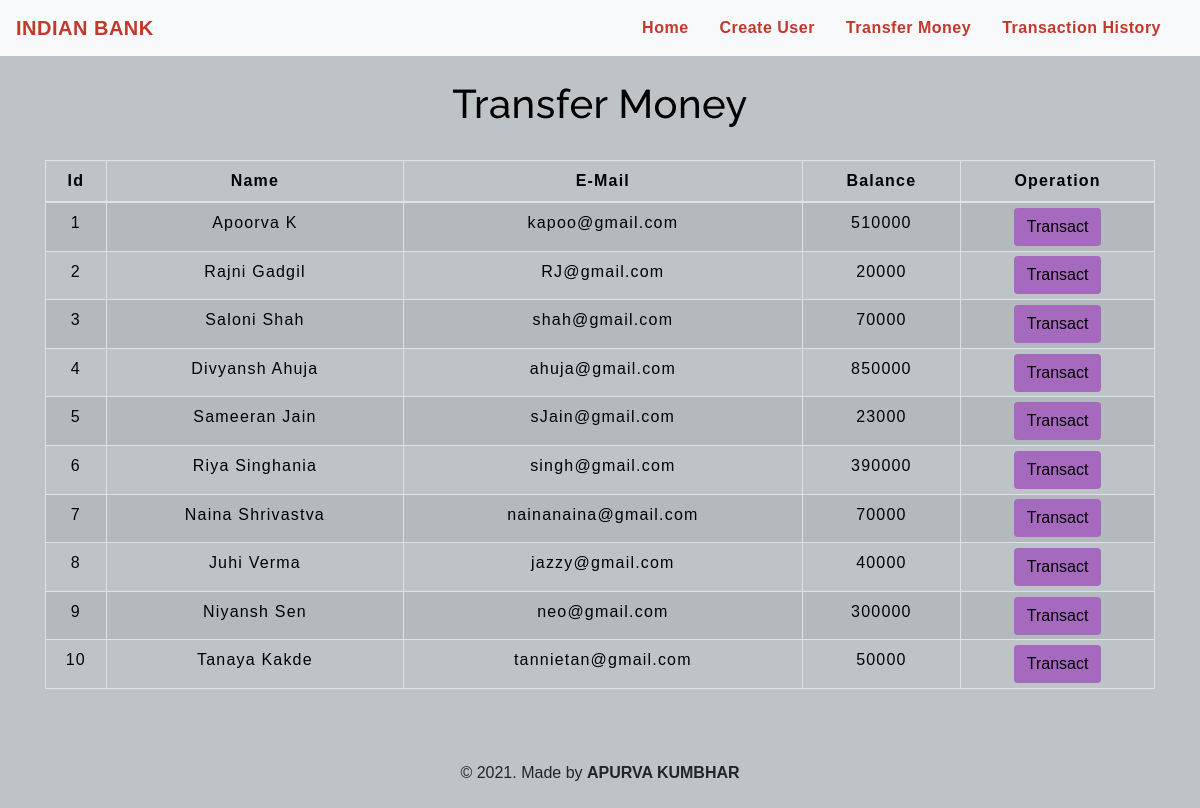
The app's page /transfermoney.php with its own data.
### tables this page shows
CREATE TABLE `users` (
  `id` int(3) NOT NULL,
  `name` text NOT NULL,
  `email` varchar(30) NOT NULL,
  `balance` int(8) NOT NULL
);

### transfermoney.php (the view, shortened to what this page needs)
<!DOCTYPE html>
<html lang="en">
<head>
    <link rel="stylesheet" href="https://maxcdn.bootstrapcdn.com/bootstrap/4.0.0/css/bootstrap.min.css">
    <link rel="stylesheet" type="text/css" href="css/table.css">
    <link rel="stylesheet" type="text/css" href="css/navbar.css">
</head>
<body style="background-color : #BDC3C7;">
<?php
    include 'config.php';
    $sql = "SELECT * FROM users";
    $result = mysqli_query($conn,$sql);
?>
<?php
  include 'navbar.php';
?>
<div class="container">
        <h2 class="text-center pt-4" style="color : black;">Transfer Money</h2>
        <br>
            <div class="row">
                <div class="col">
                    <div class="table-responsive-sm">
                    <table class="table table-hover table-sm table-striped table-condensed table-bordered" style="border-color:black;">
                        <thead style="color : black;">
                            <tr>
                            <th scope="col" class="text-center py-2">Id</th>
                            <th scope="col" class="text-center py-2">Name</th>
                            <th scope="col" class="text-center py-2">E-Mail</th>
                            <th scope="col" class="text-center py-2">Balance</th>
                            <th scope="col" class="text-center py-2">Operation</th>
                            </tr>
                        </thead>
                        <tbody>
                <?php
                    while($rows=mysqli_fetch_assoc($result)){
                ?>
                    <tr style="color : black;">
                        <td class="py-2"><?php echo $rows['id'] ?></td>
                        <td class="py-2"><?php echo $rows['name']?></td>
                        <td class="py-2"><?php echo $rows['email']?></td>
                        <td class="py-2"><?php echo $rows['balance']?></td>
                        <td><a href="selecteduserdetail.php?id= <?php echo $rows['id'] ;?>"> <button type="button" class="btn" style="background-color : #A569BD;">Transact</button></a></td>
                    </tr>
                <?php
                    }
                ?>
                        </tbody>
                    </table>
                    </div>
                </div>
            </div>
         </div>
         <footer class="text-center mt-5 py-2">
            <p>&copy 2021. Made by <b>APURVA KUMBHAR</b> <br> </p>
        </footer>
</body>
</html>

### navbar.php (shortened to what this page needs)
<nav class="navbar navbar-expand-md navbar-light bg-light">
<a class="navbar-brand" href="index.php" style="color : #C0392B;"><b>INDIAN BANK</b></a>
<div class="collapse navbar-collapse" id="collapsibleNavbar">
      <ul class="navbar-nav ml-auto">
        <li class="nav-item">
          <a class="nav-link" href="index.php" style="color : #C0392B;"><b>Home</b></a>
        </li>
        <li class="nav-item">
          <a class="nav-link" href="createuser.php" style="color : #C0392B;"><b>Create User</b></a>
        </li>
        <li class="nav-item">
          <a class="nav-link" href="transfermoney.php" style="color : #C0392B;"><b>Transfer Money</b></a>
        </li>
        <li class="nav-item">
          <a class="nav-link" href="transactionhistory.php" style="color : #C0392B;"><b>Transaction History</b></a>
        </li>
    </div>
 </nav>

### css/table.css (style rules this page uses)
* { padding: 0; margin: 0; box-sizing: border-box; font-family: sans-serif; }
h2 { font-size: 40px; }
table { letter-spacing: 1.2px; }
td { text-align: center; }
button { border:none; background: #d9d9d9; transition: 1s; }

### css/navbar.css (style rules this page uses)
.nav-link { margin-right: 15px; color:#2F363F; letter-spacing: 0.5px; transition: 0.5s; }
.navbar-brand { color: #4C4B4B; letter-spacing: 0.5px; }
h2 { color: #4C4B4B; letter-spacing: 0.5px; font-family: raleway; }

### transfermoney.php (style rules this page uses)
button { transition: 1.5s; }

### records on screen
users: id "1", name "Apoorva K", email "kapoo@gmail.com", balance "510000"
users: id "2", name "Rajni Gadgil", email "RJ@gmail.com", balance "20000"
users: id "3", name "Saloni Shah", email "shah@gmail.com", balance "70000"
users: id "4", name "Divyansh Ahuja", email "ahuja@gmail.com", balance "850000"
users: id "5", name "Sameeran Jain", email "sJain@gmail.com", balance "23000"
users: id "6", name "Riya Singhania", email "singh@gmail.com", balance "390000"
users: id "7", name "Naina Shrivastva", email "nainanaina@gmail.com", balance "70000"
users: id "8", name "Juhi Verma", email "jazzy@gmail.com", balance "40000"
users: id "9", name "Niyansh Sen", email "neo@gmail.com", balance "300000"
users: id "10", name "Tanaya Kakde", email "tannietan@gmail.com", balance "50000"
